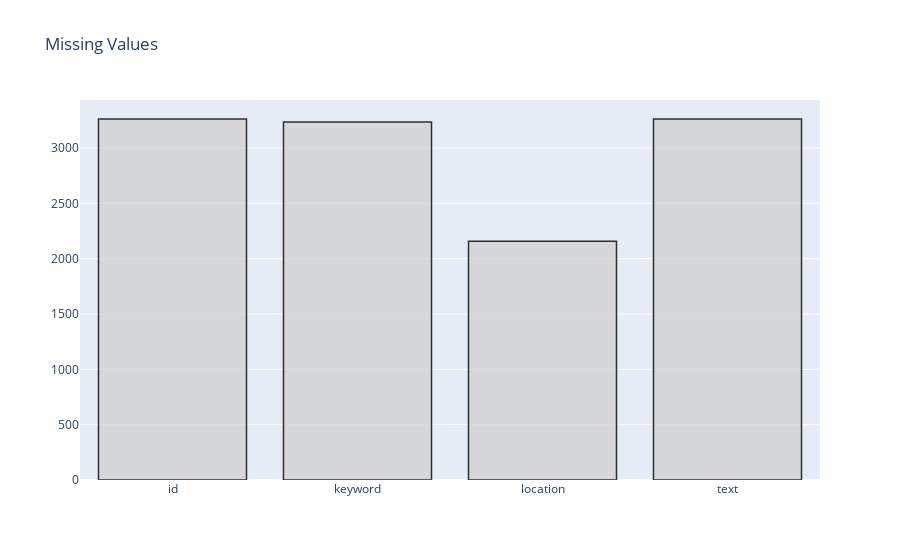

The code cell stored with this chart in its notebook:
### Code cell
missing_values(test)

### Figure 1 — Plotly figure (JSON) as saved in the notebook; plotly's stock layout.template omitted (floating-point values rounded to 4 significant figures)
{"data": [{"marker": {"color": "lightgrey", "line": {"color": "#000000", "width": 1.5}}, "opacity": 0.8, "type": "bar", "x": ["id", "keyword", "location", "text"], "y": [3263, 3237, 2158, 3263]}], "layout": {"title": {"text": "Missing Values"}, "xaxis": {"type": "category", "range": [-0.5, 3.5], "autorange": true}, "yaxis": {"type": "linear", "range": [0, 3435.0], "autorange": true}, "autosize": true}}
